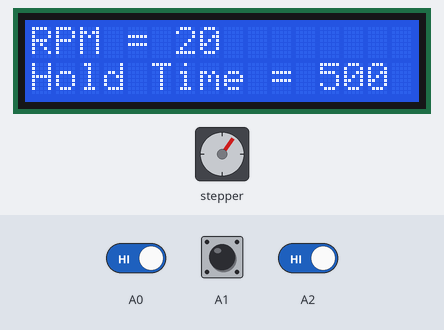
A sketch run on a simulated Arduino Uno, built with avr-gcc and run on an emulated ATmega328P. Shown: 16×2 character LCD, stepper motor. The inputs (shaded band) are chosen by the test bench; at power-on: A0 HIGH, A2 HIGH, A1 HIGH. Stepper angles assume 6400 steps per turn.

Above: at 1.01 s.
1.3 s: A0 driven LOW and A2 driven LOW
At 1.62 s:
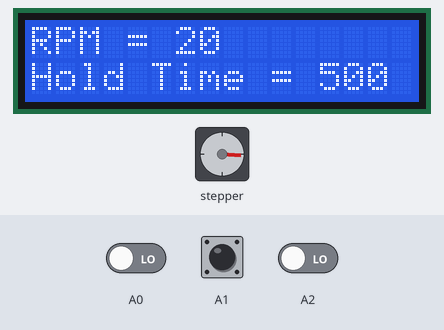
At 11.5 s:
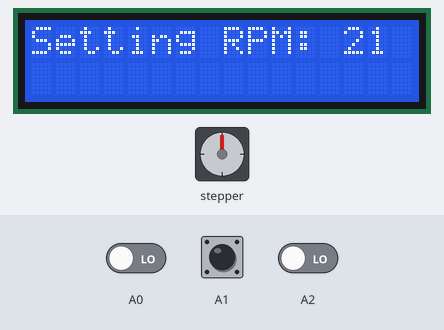
21.5 s: A2 driven LOW
31.6 s: A0 driven HIGH
41.7 s: A0 driven LOW
At 49.1 s:
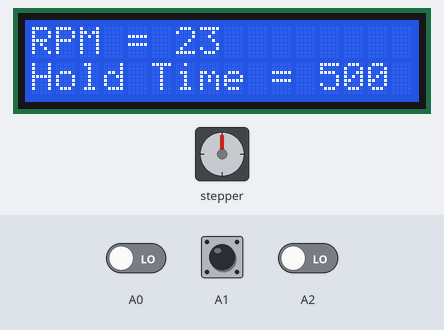
Timing chart, 0 to 52.8 s (numbered marks = the images above; inputs shaded):
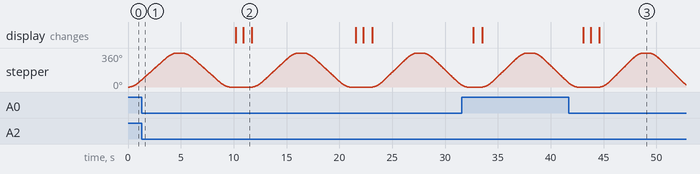

The sketch:

GeorgiaMotor.ino
```cpp
#include <AccelStepper.h>
#include <LiquidCrystal.h>

const int rs = 12, en = 11, d4 = 7, d5 = 6, d6 = 5, d7 = 4;
double stepsPerRevolution = 6400; // The steps per revolution of the motor, make sure the driver is set correctly
bool menu = false;

AccelStepper stepper(1,2,3);
LiquidCrystal lcd(rs, en, d4, d5, d6, d7);

// USER INPUT //
int RPM = 20; // The revolutions per minute of the motor
const int holdTime = 500; // The time to wait between changing directions (ms)
// END USER INPUT //


void setup()
{
  Serial.begin(9600);

  pinMode(A0, INPUT_PULLUP);
  pinMode(A1, INPUT_PULLUP);
  pinMode(A2, INPUT_PULLUP);

  stepper.setMaxSpeed(stepsPerRevolution / 60 * RPM);
  stepper.setSpeed(stepsPerRevolution / 60 * RPM);
  stepper.setAcceleration(stepsPerRevolution / 60 * RPM);

  lcd.begin(16, 2);

}

void loop()
{
  int buttonStateUp = digitalRead(A0);
  int buttonStateDown = digitalRead(A1);
  int buttonStateMenu = digitalRead(A2);

  if (buttonStateMenu == 0) {
    bool menu = true;
    lcd.clear();
    lcd.print("Setting RPM: ");
    lcd.print(RPM);
    delay(500);

    while (menu) {
      if (digitalRead(A0) == 0) {
        delay(200);
        RPM++;
        lcd.clear();
        lcd.print("Setting RPM: ");
        lcd.print(RPM);
        delay(500);
      }
      else if (digitalRead(A1) == 0) {
        delay(200);
        RPM--;
        lcd.clear();
        lcd.print("Setting RPM: ");
        lcd.print(RPM);
        delay(500);
      }
      if (digitalRead(A2) == 0) {
        delay(300);
        menu = false;
      }
    }
  }

  if (RPM <= 1) {
    RPM = 1;
  }
  else if (RPM >= 60) {
    RPM = 60;
  }

  lcd.clear();
  lcd.print("RPM = ");
  lcd.print(RPM);
  lcd.setCursor(0, 1);
  lcd.print("Hold Time = ");
  lcd.print(holdTime);

  stepper.setMaxSpeed(stepsPerRevolution / 60 * RPM);
  stepper.setSpeed(stepsPerRevolution / 60 * RPM);
  stepper.setAcceleration(stepsPerRevolution / 60 * RPM);

  stepper.move(stepsPerRevolution);
  stepper.runToPosition();
  delay(holdTime);

  stepper.move(-stepsPerRevolution);
  stepper.runToPosition();
  delay(holdTime);

}
```

Measured:
- after the input at 1.3 s, the display: first changes after 8.9 s (image 2 shows a later state)
- after the input at 41.7 s, the display: first differs from a run without the input after 2.1 s (image 3 shows a later state)
- what the display in image 2 shows lasts 0.8 s, from 10.9 s to 11.7 s
